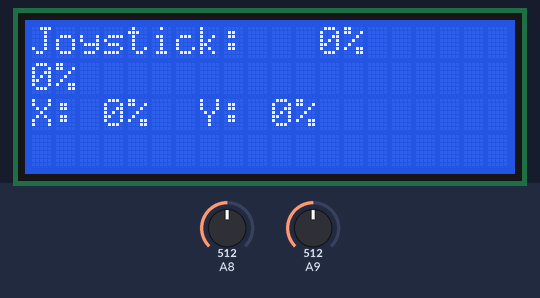
The sketch below on a simulated Arduino Mega 2560, built with avr-gcc and run on an emulated ATmega2560. On the bench: 20×4 character LCD. The test bench sets the inputs (shaded band); at power-on: A8 = 512, A9 = 512. What the sketch prints to the serial monitor is not drawn.

Above: at 1.2 s.
1.3 s: A8 set to 548
At 2.5 s:
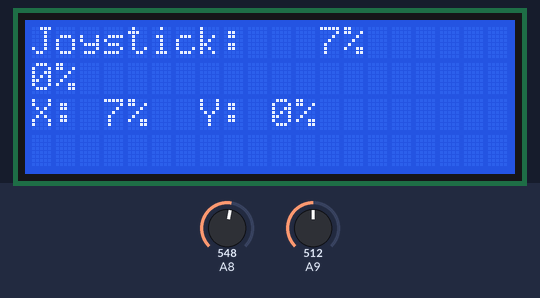
4.3 s: A8 set to 572
At 5.5 s:
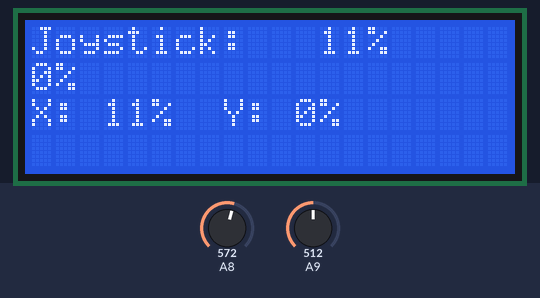
5.8 s: A9 set to 716
At 6.3 s:
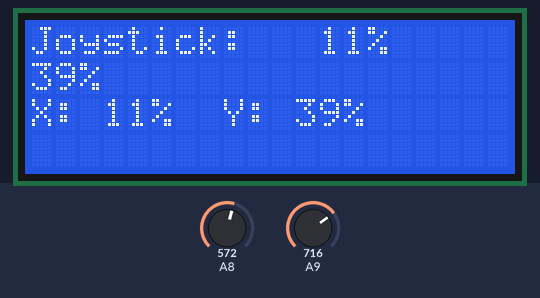
7.3 s: A9 set to 522
At 7.8 s:
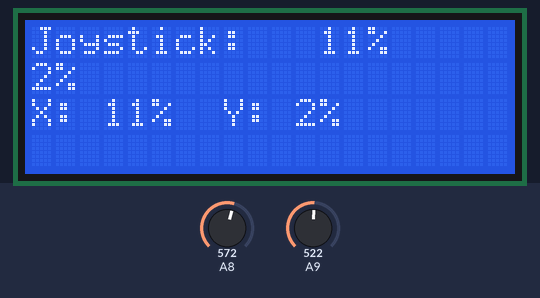
8.8 s: A9 set to 500
At 9.6 s:
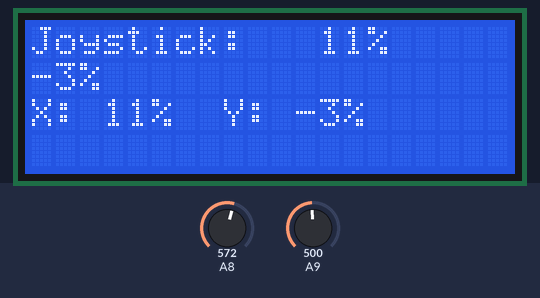
10.3 s: A8 set to 525
At 10.8 s:
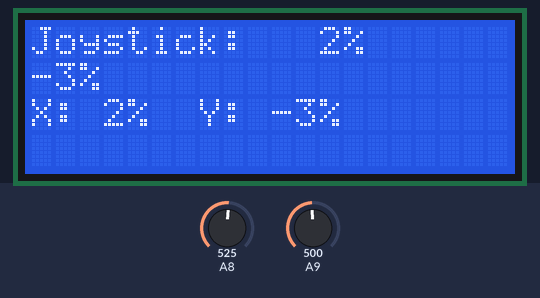
11.8 s: A8 set to 495
Timing chart, 0 to 14.3 s (numbered marks = the images above; inputs shaded):
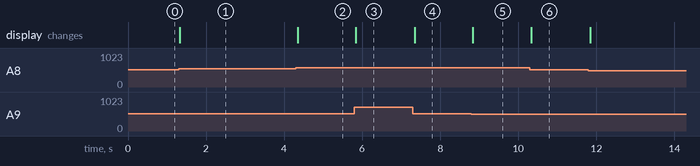

Measured:
- after the input at 1.3 s, the display: changes at once (image 1)
- after the input at 4.3 s, the display: changes after 0.05 s (image 2)
- after the input at 5.8 s, the display: changes at once (image 3)
- after the input at 7.3 s, the display: changes after 0.05 s (image 4)
- after the input at 8.8 s, the display: changes at once (image 5)
- after the input at 10.3 s, the display: changes at once (image 6)

The sketch:

car_controller_side.ino
```cpp
#include <LiquidCrystal.h>
#include <SoftwareSerial.h>

LiquidCrystal lcd(25, 27, 5, 4, 3, 2); // (RS, E, D4, D5, D6, D7)
SoftwareSerial espSerial(2, 3); // SoftwareSerial for communication with the ESP8266

void setup() {
  // Initialize the LCD
  lcd.begin(20, 4); // Change these values according to your LCD configuration
  lcd.setCursor(0, 0);
  lcd.print("Joystick:");

  // Set up ADC for reading analog values
  analogReference(DEFAULT); // Use default reference voltage (usually 5V)

  // Initialize SoftwareSerial for ESP8266 communication
  espSerial.begin(115200);

  // Initialize Serial for debugging
  Serial.begin(115200);
}

void loop() {
  int xValue = analogRead(A8); // Connect X output of the joystick to A8
  int yValue = analogRead(A9); // Connect Y output of the joystick to A9

  // Calculate joystick percentages
  int xPercentage = map(xValue, 0, 1023, -100, 100);
  int yPercentage = map(yValue, 0, 1023, -100, 100);

  // Display joystick values on the LCD
  lcd.setCursor(12, 0);
  lcd.print(xPercentage);
  lcd.print("%  ");

  lcd.setCursor(0, 1);
  lcd.print(yPercentage);
  lcd.print("%  ");

  lcd.setCursor(0, 2);
  lcd.print("                    "); // Clear the entire row
  lcd.setCursor(0, 2);
  lcd.print("X: ");
  lcd.print(xPercentage);
  lcd.print("%  Y: ");
  lcd.print(yPercentage);
  lcd.print("%");

  // Send joystick values to the ESP8266
  espSerial.print("X:");
  espSerial.print(xPercentage);
  espSerial.print(",Y:");
  espSerial.println(yPercentage);

  Serial.print("X:");
  Serial.print(xPercentage);
  Serial.print(",Y:");
  Serial.println(yPercentage);

  delay(20);
}
```
